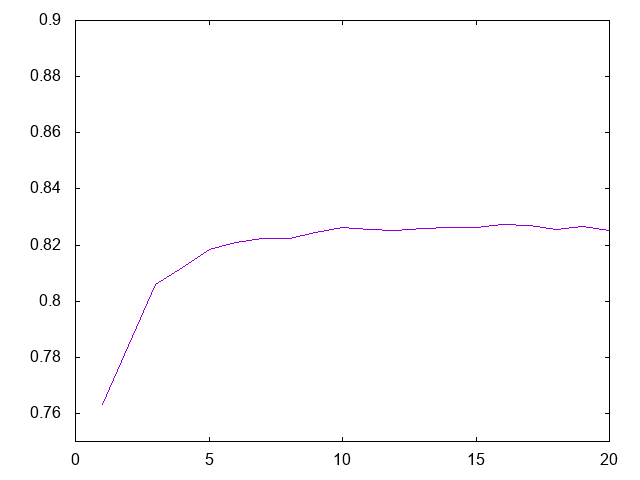

gnuplot code for this plot:
set yrange [0.75 to 0.9]
set xrange [0:20]
plot 'accuracies.dat' using 1:2 with lines notitle
set term png
set output "plot.png"
replot
